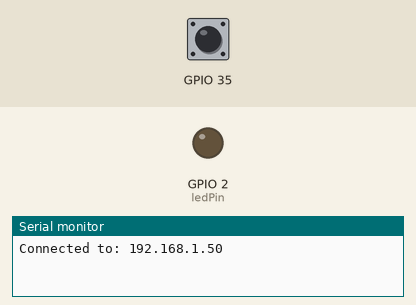
Recording of a program running on a simulated ESP32. On the bench: output pins drawn as LEDs (lit = HIGH), the last lines printed to the serial monitor. The inputs (shaded band) are chosen by the test bench; at power-on: GPIO 35 HIGH. WiFi joins after 1.5 s; servers stay silent unless stated.

Above: at 2.7 s.
2.8 s: GPIO 35 pulled LOW for 0.15 s
At 4.0 s:
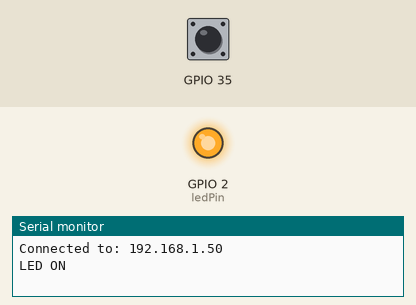
4.4 s: GPIO 35 pulled LOW for 1 s
At 5.4 s:
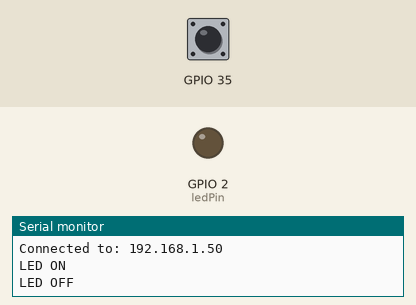
6.9 s: GPIO 35 pulled LOW for 3.2 s
At 7.3 s:
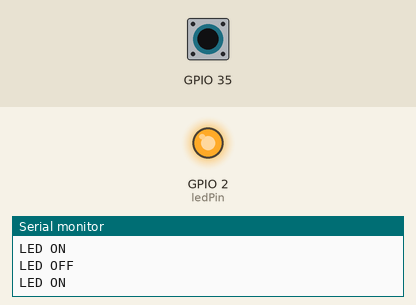
Timing chart, 0 to 9.9 s (numbered marks = the images above; inputs shaded):
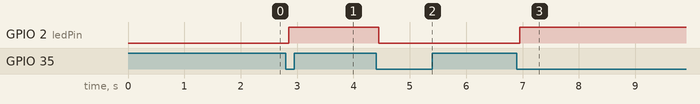

Measured:
- after the input at 2.8 s, GPIO 2 (ledPin): LOW → HIGH after 0.05 s
- after the input at 4.4 s, GPIO 2 (ledPin): HIGH → LOW after 0.05 s
- after the input at 6.9 s, GPIO 2 (ledPin): LOW → HIGH after 0.05 s

The program:

main.cpp
```cpp
#include <WiFi.h>
#include "APIServer.h"
#include "Configuration.h"

Configuration &config = Configuration::getInstance();
APIServer apiServer;

void handleOn(RequestArgs args)
{
    config.ledState = true;
    digitalWrite(config.ledPin, HIGH);
    args.server->send(200, "text/plain", "LED ON");
}

void handleOff(RequestArgs args)
{
    config.ledState = false;
    digitalWrite(config.ledPin, LOW);
    args.server->send(200, "text/plain", "LED OFF");
}

void handleRoot(RequestArgs args)
{
    String html = R"rawliteral(
    <html><body>
        <h1>ESP32 LED Control</h1>
        <p><button onclick="fetch('/on')">Turn ON</button></p>
        <p><button onclick="fetch('/off')">Turn OFF</button></p>
        <span>
            <label for="threshold">Threshold </label>
            <input id="threshold" value=")rawliteral" +
                  String(config.threshold) + R"rawliteral(">
            <button onclick="fetch(`/set-threshold?threshold=${document.getElementById('threshold').value}`)">
                Set Threshold
            </button>
        </span>
    </body></html>)rawliteral";
    args.server->send(200, "text/html", html);
}

void handleSetThreshold(RequestArgs args)
{
    if (args.contains("threshold"))
    {
        config.threshold = args["threshold"].toInt();
        config.resetCounter();
        args.server->send(200, "text/plain", "Threshold set to: " + String(config.threshold));
        return;
    }

    args.server->send(400, "text/plain", "Invalid request");
}

void configureEndpoints()
{
    apiServer.addEndpoint("/", HTTP_GET, handleRoot);
    apiServer.addEndpoint("/on", HTTP_GET, handleOn);
    apiServer.addEndpoint("/off", HTTP_GET, handleOff);
    apiServer.addEndpoint("/set-threshold", HTTP_GET, handleSetThreshold);
}

void setup()
{
    Serial.begin(115200);

    WiFi.begin(config.ssid, config.password);
    while (WiFi.status() != WL_CONNECTED)
        delay(500);

    Serial.println("\nConnected to: " + WiFi.localIP().toString());
    configureEndpoints();
    apiServer.begin();
}

void loop()
{
    config.updateButton();
    apiServer.handleClient();

    if (config.button.isPressed())
    {
        config.incrementPress();

        if (config.timesPressed >= config.threshold)
        {
            config.toggleLED();
            Serial.println("LED " + String(config.ledState ? "ON" : "OFF"));
            config.resetCounter();
        }
    }
}
```

APIServer.h
```cpp
#pragma once
#include <WebServer.h>
#include <functional>
#include <map>

struct RequestArgs
{
    WebServer *server;
    std::map<String, String> _args;

    RequestArgs(WebServer *srv) : server(srv)
    {
        for (uint8_t i = 0; i < server->args(); i++)
        {
            _args.insert({server->argName(i), server->arg(i)});
        }
    }

    String operator[](const String &key) const
    {
        auto it = _args.find(key);
        if (it != _args.end())
        {
            return it->second;
        }
        return String();
    }

    // Optional: Helper to check if a given key exists
    bool contains(const String &key) const
    {
        return _args.find(key) != _args.end();
    }
};

class APIServer
{
    WebServer server;
    std::map<String, std::function<void(RequestArgs)>> endpoints;

public:
    explicit APIServer(uint16_t port = 80) : server(port) {}

    template <typename Function>
    void addEndpoint(const String &path, HTTPMethod method, Function handler)
    {
        server.on(path.c_str(), method, [this, handler]()
                  {
      RequestArgs args{&server};
      handler(args); });
    }

    void begin() { server.begin(); }
    void handleClient() { server.handleClient(); }
};
```

Configuration.h
```cpp
#pragma once
#include <ezButton.h>

class Configuration
{
public:
    static Configuration &getInstance()
    {
        static Configuration instance;
        return instance;
    }

    // Hardware configuration
    const char *ssid = "bathroom_cam_3";
    const char *password = "4wordsallcaps";
    const int ledPin = 2;
    ezButton button{35};

    // System state
    bool ledState = false;
    int threshold = 1;
    int timesPressed = 0;

    void updateButton() { button.loop(); }
    void incrementPress() { timesPressed++; }
    void resetCounter() { timesPressed = 0; }
    void toggleLED()
    {
        ledState = !ledState;
        digitalWrite(ledPin, ledState ? HIGH : LOW);
    }

private:
    Configuration()
    {
        pinMode(ledPin, OUTPUT);
        button.setDebounceTime(50);
    }
};
```
